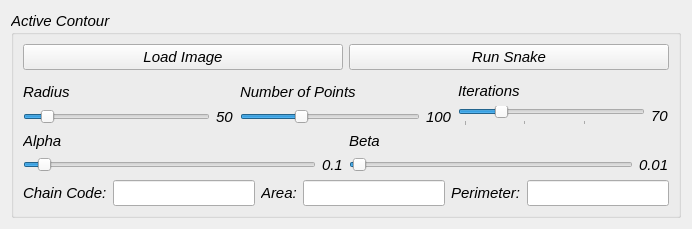
      <widget class="QWidget" name="active_contour_tab">
       <attribute name="title">
        <string>Active Contour</string>
       </attribute>
       <layout class="QHBoxLayout" name="horizontalLayout_45">
        <item>
         <widget class="QGroupBox" name="groupBox_20">
          <property name="sizePolicy">
           <sizepolicy hsizetype="Preferred" vsizetype="MinimumExpanding">
            <horstretch>0</horstretch>
            <verstretch>0</verstretch>
           </sizepolicy>
          </property>
          <property name="font">
           <font>
            <pointsize>11</pointsize>
            <italic>true</italic>
            <bold>false</bold>
           </font>
          </property>
          <property name="title">
           <string>Active Contour</string>
          </property>
          <layout class="QGridLayout" name="gridLayout_21">
           <item row="3" column="0">
            <layout class="QHBoxLayout" name="horizontalLayout_29">
             <property name="sizeConstraint">
              <enum>QLayout::SetDefaultConstraint</enum>
             </property>
             <item>
              <widget class="QLabel" name="label_6">
               <property name="text">
                <string>Chain Code:</string>
               </property>
              </widget>
             </item>
             <item>
              <widget class="QLineEdit" name="chain_code_text">
               <property name="maximumSize">
                <size>
                 <width>16777215</width>
                 <height>16777215</height>
                </size>
               </property>
               <property name="readOnly">
                <bool>true</bool>
               </property>
              </widget>
             </item>
            </layout>
           </item>
           <item row="3" column="1">
            <layout class="QHBoxLayout" name="horizontalLayout_30">
             <item>
              <widget class="QLabel" name="label_7">
               <property name="text">
                <string>Area:</string>
               </property>
              </widget>
             </item>
             <item>
              <widget class="QLineEdit" name="area_text">
               <property name="sizePolicy">
                <sizepolicy hsizetype="Fixed" vsizetype="Fixed">
                 <horstretch>0</horstretch>
                 <verstretch>0</verstretch>
                </sizepolicy>
               </property>
               <property name="readOnly">
                <bool>true</bool>
               </property>
              </widget>
             </item>
            </layout>
           </item>
           <item row="2" column="0" colspan="3">
            <layout class="QVBoxLayout" name="verticalLayout_10">
             <item>
              <layout class="QHBoxLayout" name="horizontalLayout_46">
               <item>
                <layout class="QVBoxLayout" name="verticalLayout_41">
                 <item>
                  <widget class="QLabel" name="label_17">
                   <property name="text">
                    <string>Radius</string>
                   </property>
                  </widget>
                 </item>
                 <item>
                  <layout class="QHBoxLayout" name="horizontalLayout_53">
                   <item>
                    <widget class="QSlider" name="radiusSlider">
                     <property name="minimum">
                      <number>1</number>
                     </property>
                     <property name="maximum">
                      <number>500</number>
                     </property>
                     <property name="value">
                      <number>50</number>
                     </property>
                     <property name="orientation">
                      <enum>Qt::Horizontal</enum>
                     </property>
                    </widget>
                   </item>
                   <item>
                    <widget class="QLabel" name="radiusSlider_value">
                     <property name="sizePolicy">
                      <sizepolicy hsizetype="Fixed" vsizetype="Preferred">
                       <horstretch>0</horstretch>
                       <verstretch>0</verstretch>
                      </sizepolicy>
                     </property>
                     <property name="text">
                      <string>50</string>
                     </property>
                    </widget>
                   </item>
                  </layout>
                 </item>
                </layout>
               </item>
               <item>
                <layout class="QVBoxLayout" name="verticalLayout_43">
                 <item>
                  <widget class="QLabel" name="label_19">
                   <property name="text">
                    <string>Number of Points</string>
                   </property>
                  </widget>
                 </item>
                 <item>
                  <layout class="QHBoxLayout" name="horizontalLayout_55">
                   <item>
                    <widget class="QSlider" name="pointsSlider">
                     <property name="minimum">
                      <number>2</number>
                     </property>
                     <property name="maximum">
                      <number>300</number>
                     </property>
                     <property name="singleStep">
                      <number>10</number>
                     </property>
                     <property name="value">
                      <number>100</number>
                     </property>
                     <property name="orientation">
                      <enum>Qt::Horizontal</enum>
                     </property>
                    </widget>
                   </item>
                   <item>
                    <widget class="QLabel" name="pointsSlider_value">
                     <property name="sizePolicy">
                      <sizepolicy hsizetype="Fixed" vsizetype="Preferred">
                       <horstretch>0</horstretch>
                       <verstretch>0</verstretch>
                      </sizepolicy>
                     </property>
                     <property name="text">
                      <string>100</string>
                     </property>
                    </widget>
                   </item>
                  </layout>
                 </item>
                </layout>
               </item>
               <item>
                <layout class="QVBoxLayout" name="verticalLayout_30">
                 <item>
                  <widget class="QLabel" name="label_13">
                   <property name="text">
                    <string>Iterations</string>
                   </property>
                  </widget>
                 </item>
                 <item>
                  <layout class="QHBoxLayout" name="horizontalLayout_47">
                   <item>
                    <widget class="QSlider" name="iterationsSlider">
                     <property name="minimum">
                      <number>10</number>
                     </property>
                     <property name="maximum">
                      <number>300</number>
                     </property>
                     <property name="singleStep">
                      <number>1</number>
                     </property>
                     <property name="value">
                      <number>70</number>
                     </property>
                     <property name="orientation">
                      <enum>Qt::Horizontal</enum>
                     </property>
                     <property name="tickPosition">
                      <enum>QSlider::TicksBelow</enum>
                     </property>
                     <property name="tickInterval">
                      <number>100</number>
                     </property>
                    </widget>
                   </item>
                   <item>
                    <widget class="QLabel" name="iterationsSlider_value">
                     <property name="sizePolicy">
                      <sizepolicy hsizetype="Fixed" vsizetype="Preferred">
                       <horstretch>0</horstretch>
                       <verstretch>0</verstretch>
                      </sizepolicy>
                     </property>
                     <property name="text">
                      <string>70</string>
                     </property>
                    </widget>
                   </item>
                  </layout>
                 </item>
                </layout>
               </item>
              </layout>
             </item>
             <item>
              <layout class="QHBoxLayout" name="horizontalLayout_56">
               <item>
                <layout class="QVBoxLayout" name="verticalLayout_40">
                 <item>
                  <widget class="QLabel" name="label_16">
                   <property name="text">
                    <string>Alpha</string>
                   </property>
                  </widget>
                 </item>
                 <item>
                  <layout class="QHBoxLayout" name="horizontalLayout_52">
                   <item>
                    <widget class="QSlider" name="alphaSlider">
                     <property name="minimum">
                      <number>0</number>
                     </property>
                     <property name="maximum">
                      <number>20</number>
                     </property>
                     <property name="value">
                      <number>1</number>
                     </property>
                     <property name="orientation">
                      <enum>Qt::Horizontal</enum>
                     </property>
                    </widget>
                   </item>
                   <item>
                    <widget class="QLabel" name="alphaSlider_value">
                     <property name="sizePolicy">
                      <sizepolicy hsizetype="Fixed" vsizetype="Preferred">
                       <horstretch>0</horstretch>
                       <verstretch>0</verstretch>
                      </sizepolicy>
                     </property>
                     <property name="text">
                      <string>0.1</string>
                     </property>
                    </widget>
                   </item>
                  </layout>
                 </item>
                </layout>
               </item>
               <item>
                <layout class="QVBoxLayout" name="verticalLayout_36">
                 <item>
                  <widget class="QLabel" name="label_14">
                   <property name="text">
                    <string>Beta</string>
                   </property>
                  </widget>
                 </item>
                 <item>
                  <layout class="QHBoxLayout" name="horizontalLayout_50">
                   <item>
                    <widget class="QSlider" name="betaSlider">
                     <property name="maximum">
                      <number>100</number>
                     </property>
                     <property name="value">
                      <number>1</number>
                     </property>
                     <property name="orientation">
                      <enum>Qt::Horizontal</enum>
                     </property>
                    </widget>
                   </item>
                   <item>
                    <widget class="QLabel" name="betaSlider_value">
                     <property name="sizePolicy">
                      <sizepolicy hsizetype="Fixed" vsizetype="Preferred">
                       <horstretch>0</horstretch>
                       <verstretch>0</verstretch>
                      </sizepolicy>
                     </property>
                     <property name="text">
                      <string>0.01</string>
                     </property>
                    </widget>
                   </item>
                  </layout>
                 </item>
                </layout>
               </item>
              </layout>
             </item>
            </layout>
           </item>
           <item row="0" column="0" colspan="3">
            <layout class="QHBoxLayout" name="horizontalLayout_27">
             <item>
              <widget class="QPushButton" name="load_image_btn">
               <property name="maximumSize">
                <size>
                 <width>400</width>
                 <height>16777215</height>
                </size>
               </property>
               <property name="text">
                <string>Load Image</string>
               </property>
              </widget>
             </item>
             <item>
              <widget class="QPushButton" name="snake_apply_btn">
               <property name="maximumSize">
                <size>
                 <width>400</width>
                 <height>16777215</height>
                </size>
               </property>
               <property name="text">
                <string>Run Snake</string>
               </property>
              </widget>
             </item>
            </layout>
           </item>
           <item row="1" column="0" colspan="3">
            <layout class="QHBoxLayout" name="horizontalLayout_4">
             <item>
              <layout class="QHBoxLayout" name="horizontalLayout_28">
               <item>
                <widget class="PlotWidget" name="initial_image_panel" native="true">
                 <property name="styleSheet">
                  <string notr="true">background-color: #333;</string>
                 </property>
                </widget>
               </item>
              </layout>
             </item>
             <item>
              <layout class="QHBoxLayout" name="horizontalLayout_39">
               <item>
                <widget class="PlotWidget" name="final_image_panel" native="true">
                 <property name="styleSheet">
                  <string notr="true">background-color: #333;</string>
                 </property>
                </widget>
               </item>
              </layout>
             </item>
            </layout>
           </item>
           <item row="3" column="2">
            <layout class="QHBoxLayout" name="horizontalLayout_32">
             <item>
              <widget class="QLabel" name="label_11">
               <property name="text">
                <string>Perimeter:</string>
               </property>
              </widget>
             </item>
             <item>
              <widget class="QLineEdit" name="perimeter_text">
               <property name="sizePolicy">
                <sizepolicy hsizetype="Fixed" vsizetype="Fixed">
                 <horstretch>0</horstretch>
                 <verstretch>0</verstretch>
                </sizepolicy>
               </property>
               <property name="readOnly">
                <bool>true</bool>
               </property>
              </widget>
             </item>
            </layout>
           </item>
          </layout>
         </widget>
        </item>
       </layout>
      </widget>
